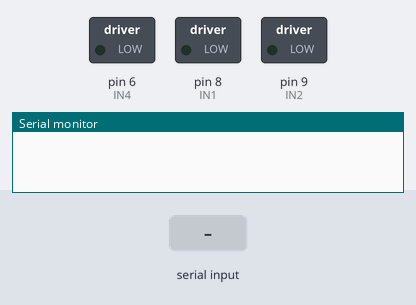
The sketch below on a simulated Arduino Uno, built with avr-gcc and run on an emulated ATmega328P. Parts: switched loads named in the sketch (green lamp = pin HIGH), the last lines printed to the serial monitor. The inputs (shaded band) are chosen by the test bench.

Above: at 1.2 s.
1.3 s: "1\n" received over Serial
At 2.5 s:
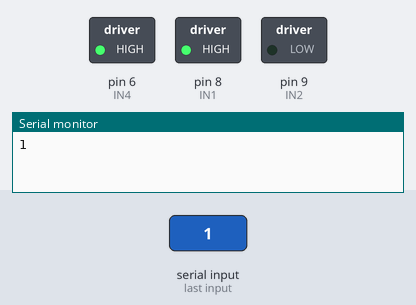
2.8 s: byte 50 ('2') received over Serial
At 3.7 s:
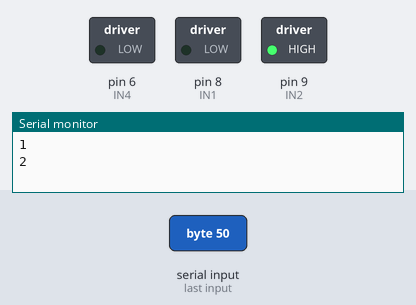
4.3 s: byte 51 ('3') received over Serial
At 4.9 s:
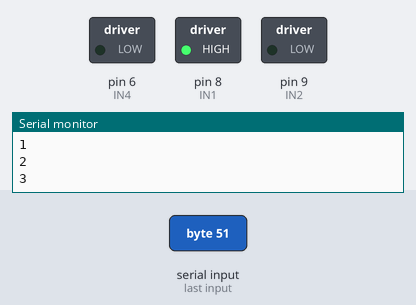
5.8 s: byte 52 ('4') received over Serial
At 7.0 s:
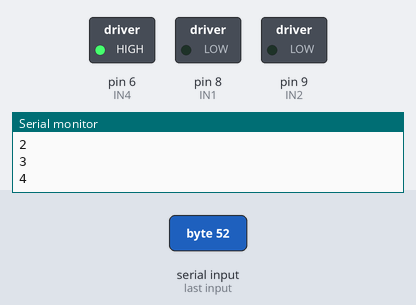
7.3 s: byte 115 ('s') received over Serial
At 8.4 s:
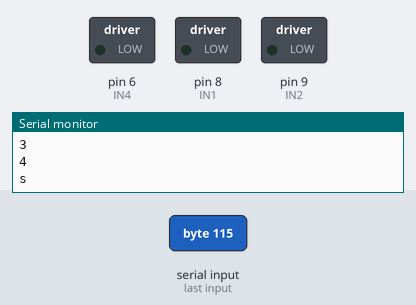
8.8 s: "2\n" received over Serial
At 9.5 s:
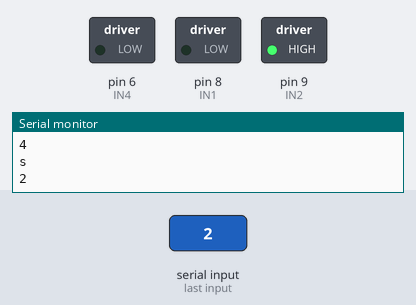
Timing chart, 0 to 11.3 s (numbered marks = the images above; inputs shaded):
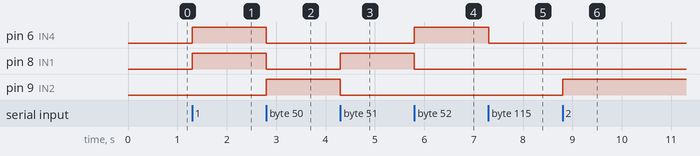

Measured:
- after the input at 1.3 s, pin 6 (IN4), pin 8 (IN1): LOW → HIGH at once
- after the input at 2.8 s, pin 6 (IN4), pin 8 (IN1): HIGH → LOW at once; pin 9 (IN2): LOW → HIGH at once
- after the input at 4.3 s, pin 8 (IN1): LOW → HIGH at once; pin 9 (IN2): HIGH → LOW at once
- after the input at 5.8 s, pin 6 (IN4): LOW → HIGH at once; pin 8 (IN1): HIGH → LOW at once
- after the input at 7.3 s, pin 6 (IN4): HIGH → LOW at once
- after the input at 8.8 s, pin 9 (IN2): LOW → HIGH at once

The sketch:

Arduino_car.ino
```cpp
char data = 0;            //Variable for storing received data
int IN1=8;
int IN2=9;
//int ENA=3;

int IN3=7;
int IN4=6;

void setup() {
  pinMode(IN1,OUTPUT);
  pinMode(IN2,OUTPUT);

  Serial.begin(9600);   //Sets the baud for serial data transmission
  pinMode(9, OUTPUT);  //Sets digital pin 13 as output pin
  pinMode(6, OUTPUT);
}

void loop() {
  if(Serial.available() > 0){      // Send data only when you receive data:
    data = Serial.read();        //Read the incoming data & store into data
    Serial.print(data);          //Print Value inside data in Serial monitor
    Serial.print("\n");
    if(data=='1'){//adelante
      //analogWrite(ENA, 100);// motor speed
      digitalWrite(IN1,HIGH);
      digitalWrite(IN2,LOW);
      digitalWrite(IN3,LOW);
      digitalWrite(IN4,HIGH);
    }else if (data=='2'){//atras
     digitalWrite(IN1,LOW);
      digitalWrite(IN2,HIGH);
      digitalWrite(IN3,HIGH);
      digitalWrite(IN4,LOW);
    }else if (data=='3'){//izquierda
      digitalWrite(IN1,HIGH);
      digitalWrite(IN2,LOW);
      digitalWrite(IN3,LOW);
      digitalWrite(IN4,LOW);
    }else if (data=='4'){//derecha
      digitalWrite(IN1,LOW);
      digitalWrite(IN2,LOW);
      digitalWrite(IN3,LOW);
      digitalWrite(IN4,HIGH);
    }else if (data=='s'){//stop
      digitalWrite(IN1,LOW);
      digitalWrite(IN2,LOW);
      digitalWrite(IN3,LOW);
      digitalWrite(IN4,LOW);
    }
  }
}
```
